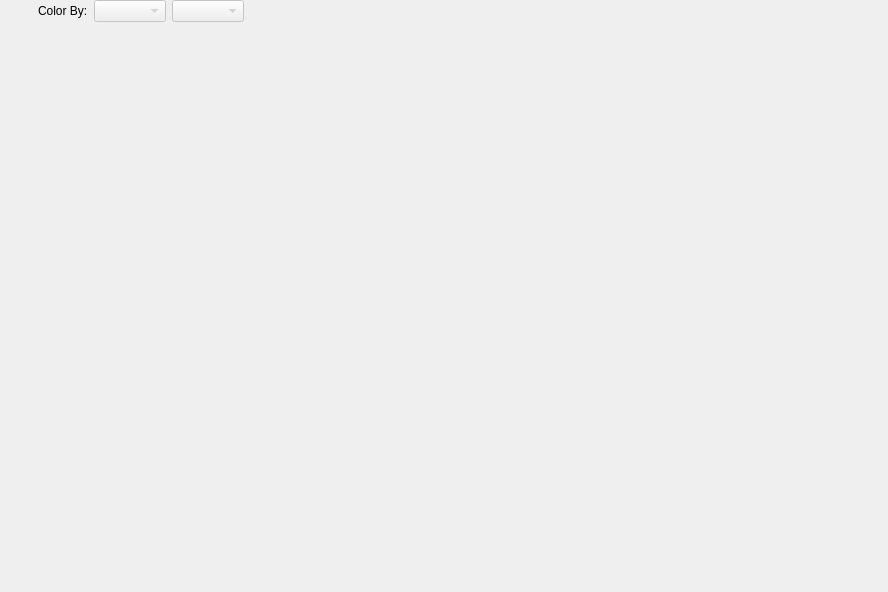
<?xml version="1.0" encoding="UTF-8"?>
<ui version="4.0">
 <class>VtkVisualizationWidget</class>
 <widget class="QWidget" name="VtkVisualizationWidget">
  <property name="geometry">
   <rect>
    <x>0</x>
    <y>0</y>
    <width>888</width>
    <height>592</height>
   </rect>
  </property>
  <property name="windowTitle">
   <string>Form</string>
  </property>
  <layout class="QGridLayout" name="gridLayout">
   <property name="leftMargin">
    <number>0</number>
   </property>
   <property name="topMargin">
    <number>0</number>
   </property>
   <property name="rightMargin">
    <number>0</number>
   </property>
   <property name="bottomMargin">
    <number>0</number>
   </property>
   <property name="horizontalSpacing">
    <number>0</number>
   </property>
   <property name="verticalSpacing">
    <number>6</number>
   </property>
   <item row="0" column="0">
    <widget class="QWidget" name="toolbarWidget" native="true">
     <property name="sizePolicy">
      <sizepolicy hsizetype="Preferred" vsizetype="Preferred">
       <horstretch>0</horstretch>
       <verstretch>0</verstretch>
      </sizepolicy>
     </property>
     <property name="minimumSize">
      <size>
       <width>0</width>
       <height>0</height>
      </size>
     </property>
     <property name="maximumSize">
      <size>
       <width>16777215</width>
       <height>64</height>
      </size>
     </property>
     <layout class="QHBoxLayout" name="horizontalLayout">
      <property name="spacing">
       <number>6</number>
      </property>
      <property name="leftMargin">
       <number>0</number>
      </property>
      <property name="topMargin">
       <number>0</number>
      </property>
      <property name="rightMargin">
       <number>0</number>
      </property>
      <property name="bottomMargin">
       <number>0</number>
      </property>
      <item>
       <widget class="QPushButton" name="editFiltersBtn">
        <property name="sizePolicy">
         <sizepolicy hsizetype="Expanding" vsizetype="Expanding">
          <horstretch>0</horstretch>
          <verstretch>0</verstretch>
         </sizepolicy>
        </property>
        <property name="maximumSize">
         <size>
          <width>32</width>
          <height>32</height>
         </size>
        </property>
        <property name="toolTip">
         <string>Edit VTK filter visibility</string>
        </property>
        <property name="text">
         <string/>
        </property>
        <property name="icon">
         <iconset resource="../../Resources/VtkSIMPL.qrc">
          <normaloff>:/icons/pqGear.png</normaloff>:/icons/pqGear.png</iconset>
        </property>
        <property name="iconSize">
         <size>
          <width>32</width>
          <height>32</height>
         </size>
        </property>
        <property name="checkable">
         <bool>false</bool>
        </property>
        <property name="flat">
         <bool>true</bool>
        </property>
       </widget>
      </item>
      <item>
       <widget class="QLabel" name="ScalarLabel">
        <property name="text">
         <string>Color By:</string>
        </property>
       </widget>
      </item>
      <item>
       <widget class="QComboBox" name="viewScalarComboBox">
        <property name="enabled">
         <bool>false</bool>
        </property>
       </widget>
      </item>
      <item>
       <widget class="QComboBox" name="viewScalarComponentComboBox">
        <property name="enabled">
         <bool>false</bool>
        </property>
       </widget>
      </item>
      <item>
       <spacer name="horizontalSpacer_4">
        <property name="orientation">
         <enum>Qt::Horizontal</enum>
        </property>
        <property name="sizeType">
         <enum>QSizePolicy::Fixed</enum>
        </property>
        <property name="sizeHint" stdset="0">
         <size>
          <width>12</width>
          <height>20</height>
         </size>
        </property>
       </spacer>
      </item>
      <item>
       <widget class="QPushButton" name="clipBtn">
        <property name="enabled">
         <bool>false</bool>
        </property>
        <property name="sizePolicy">
         <sizepolicy hsizetype="Expanding" vsizetype="Expanding">
          <horstretch>0</horstretch>
          <verstretch>0</verstretch>
         </sizepolicy>
        </property>
        <property name="maximumSize">
         <size>
          <width>32</width>
          <height>32</height>
         </size>
        </property>
        <property name="toolTip">
         <string>Add Clip Filter</string>
        </property>
        <property name="text">
         <string/>
        </property>
        <property name="icon">
         <iconset resource="../../Resources/VtkSIMPL.qrc">
          <normaloff>:/icons/pqClip.png</normaloff>:/icons/pqClip.png</iconset>
        </property>
        <property name="iconSize">
         <size>
          <width>32</width>
          <height>32</height>
         </size>
        </property>
        <property name="flat">
         <bool>true</bool>
        </property>
       </widget>
      </item>
      <item>
       <widget class="QPushButton" name="sliceBtn">
        <property name="enabled">
         <bool>false</bool>
        </property>
        <property name="sizePolicy">
         <sizepolicy hsizetype="Expanding" vsizetype="Expanding">
          <horstretch>0</horstretch>
          <verstretch>0</verstretch>
         </sizepolicy>
        </property>
        <property name="maximumSize">
         <size>
          <width>32</width>
          <height>32</height>
         </size>
        </property>
        <property name="toolTip">
         <string>Add Slice filter</string>
        </property>
        <property name="text">
         <string/>
        </property>
        <property name="icon">
         <iconset resource="../../Resources/VtkSIMPL.qrc">
          <normaloff>:/icons/pqSlice.png</normaloff>:/icons/pqSlice.png</iconset>
        </property>
        <property name="iconSize">
         <size>
          <width>32</width>
          <height>32</height>
         </size>
        </property>
        <property name="flat">
         <bool>true</bool>
        </property>
       </widget>
      </item>
      <item>
       <widget class="QPushButton" name="maskBtn">
        <property name="enabled">
         <bool>false</bool>
        </property>
        <property name="sizePolicy">
         <sizepolicy hsizetype="Expanding" vsizetype="Expanding">
          <horstretch>0</horstretch>
          <verstretch>0</verstretch>
         </sizepolicy>
        </property>
        <property name="maximumSize">
         <size>
          <width>32</width>
          <height>32</height>
         </size>
        </property>
        <property name="toolTip">
         <string>Add Mask Filter</string>
        </property>
        <property name="text">
         <string/>
        </property>
        <property name="icon">
         <iconset resource="../../Resources/VtkSIMPL.qrc">
          <normaloff>:/icons/pqThreshold.png</normaloff>:/icons/pqThreshold.png</iconset>
        </property>
        <property name="iconSize">
         <size>
          <width>32</width>
          <height>32</height>
         </size>
        </property>
        <property name="flat">
         <bool>true</bool>
        </property>
       </widget>
      </item>
      <item>
       <spacer name="horizontalSpacer_5">
        <property name="orientation">
         <enum>Qt::Horizontal</enum>
        </property>
        <property name="sizeType">
         <enum>QSizePolicy::MinimumExpanding</enum>
        </property>
        <property name="sizeHint" stdset="0">
         <size>
          <width>12</width>
          <height>20</height>
         </size>
        </property>
       </spacer>
      </item>
      <item>
       <widget class="QPushButton" name="showAxisBtn">
        <property name="sizePolicy">
         <sizepolicy hsizetype="Expanding" vsizetype="Expanding">
          <horstretch>0</horstretch>
          <verstretch>0</verstretch>
         </sizepolicy>
        </property>
        <property name="maximumSize">
         <size>
          <width>32</width>
          <height>32</height>
         </size>
        </property>
        <property name="toolTip">
         <string>Show Orientation Axes</string>
        </property>
        <property name="text">
         <string/>
        </property>
        <property name="icon">
         <iconset resource="../../Resources/VtkSIMPL.qrc">
          <normaloff>:/icons/pqShowAxis.png</normaloff>:/icons/pqShowAxis.png</iconset>
        </property>
        <property name="iconSize">
         <size>
          <width>32</width>
          <height>32</height>
         </size>
        </property>
        <property name="checkable">
         <bool>true</bool>
        </property>
        <property name="flat">
         <bool>true</bool>
        </property>
       </widget>
      </item>
      <item>
       <widget class="QPushButton" name="showCenterBtn">
        <property name="sizePolicy">
         <sizepolicy hsizetype="Expanding" vsizetype="Expanding">
          <horstretch>0</horstretch>
          <verstretch>0</verstretch>
         </sizepolicy>
        </property>
        <property name="maximumSize">
         <size>
          <width>32</width>
          <height>32</height>
         </size>
        </property>
        <property name="toolTip">
         <string>Show Center</string>
        </property>
        <property name="text">
         <string/>
        </property>
        <property name="icon">
         <iconset resource="../../Resources/VtkSIMPL.qrc">
          <normaloff>:/icons/pqShowCenter.png</normaloff>:/icons/pqShowCenter.png</iconset>
        </property>
        <property name="iconSize">
         <size>
          <width>32</width>
          <height>32</height>
         </size>
        </property>
        <property name="checkable">
         <bool>true</bool>
        </property>
        <property name="flat">
         <bool>true</bool>
        </property>
       </widget>
      </item>
      <item>
       <widget class="QPushButton" name="resetCenterBtn">
        <property name="enabled">
         <bool>false</bool>
        </property>
        <property name="sizePolicy">
         <sizepolicy hsizetype="Expanding" vsizetype="Expanding">
          <horstretch>0</horstretch>
          <verstretch>0</verstretch>
         </sizepolicy>
        </property>
        <property name="maximumSize">
         <size>
          <width>32</width>
          <height>32</height>
         </size>
        </property>
        <property name="toolTip">
         <string>Reset Center</string>
        </property>
        <property name="text">
         <string/>
        </property>
        <property name="icon">
         <iconset resource="../../Resources/VtkSIMPL.qrc">
          <normaloff>:/icons/pqResetCenter.png</normaloff>:/icons/pqResetCenter.png</iconset>
        </property>
        <property name="iconSize">
         <size>
          <width>32</width>
          <height>32</height>
         </size>
        </property>
        <property name="flat">
         <bool>true</bool>
        </property>
       </widget>
      </item>
      <item>
       <widget class="QPushButton" name="pickCenterBtn">
        <property name="enabled">
         <bool>false</bool>
        </property>
        <property name="sizePolicy">
         <sizepolicy hsizetype="Expanding" vsizetype="Expanding">
          <horstretch>0</horstretch>
          <verstretch>0</verstretch>
         </sizepolicy>
        </property>
        <property name="maximumSize">
         <size>
          <width>32</width>
          <height>32</height>
         </size>
        </property>
        <property name="toolTip">
         <string>Pick Center</string>
        </property>
        <property name="text">
         <string/>
        </property>
        <property name="icon">
         <iconset resource="../../Resources/VtkSIMPL.qrc">
          <normaloff>:/icons/pqPickCenter.png</normaloff>:/icons/pqPickCenter.png</iconset>
        </property>
        <property name="iconSize">
         <size>
          <width>32</width>
          <height>32</height>
         </size>
        </property>
        <property name="flat">
         <bool>true</bool>
        </property>
       </widget>
      </item>
      <item>
       <spacer name="horizontalSpacer_3">
        <property name="orientation">
         <enum>Qt::Horizontal</enum>
        </property>
        <property name="sizeType">
         <enum>QSizePolicy::MinimumExpanding</enum>
        </property>
        <property name="sizeHint" stdset="0">
         <size>
          <width>12</width>
          <height>20</height>
         </size>
        </property>
       </spacer>
      </item>
      <item>
       <widget class="QPushButton" name="camXPlusBtn">
        <property name="sizePolicy">
         <sizepolicy hsizetype="Expanding" vsizetype="Expanding">
          <horstretch>0</horstretch>
          <verstretch>0</verstretch>
         </sizepolicy>
        </property>
        <property name="maximumSize">
         <size>
          <width>32</width>
          <height>32</height>
         </size>
        </property>
        <property name="text">
         <string/>
        </property>
        <property name="icon">
         <iconset resource="../../Resources/VtkSIMPL.qrc">
          <normaloff>:/icons/pqXplus.png</normaloff>:/icons/pqXplus.png</iconset>
        </property>
        <property name="iconSize">
         <size>
          <width>32</width>
          <height>32</height>
         </size>
        </property>
        <property name="flat">
         <bool>true</bool>
        </property>
       </widget>
      </item>
      <item>
       <widget class="QPushButton" name="camXMinusBtn">
        <property name="sizePolicy">
         <sizepolicy hsizetype="Expanding" vsizetype="Expanding">
          <horstretch>0</horstretch>
          <verstretch>0</verstretch>
         </sizepolicy>
        </property>
        <property name="maximumSize">
         <size>
          <width>32</width>
          <height>32</height>
         </size>
        </property>
        <property name="text">
         <string/>
        </property>
        <property name="icon">
         <iconset resource="../../Resources/VtkSIMPL.qrc">
          <normaloff>:/icons/pqXminus.png</normaloff>:/icons/pqXminus.png</iconset>
        </property>
        <property name="iconSize">
         <size>
          <width>32</width>
          <height>32</height>
         </size>
        </property>
        <property name="flat">
         <bool>true</bool>
        </property>
       </widget>
      </item>
      <item>
       <widget class="QPushButton" name="camYPlusBtn">
        <property name="sizePolicy">
         <sizepolicy hsizetype="Expanding" vsizetype="Expanding">
          <horstretch>0</horstretch>
          <verstretch>0</verstretch>
         </sizepolicy>
        </property>
        <property name="maximumSize">
         <size>
          <width>32</width>
          <height>32</height>
         </size>
        </property>
        <property name="text">
         <string/>
        </property>
        <property name="icon">
         <iconset resource="../../Resources/VtkSIMPL.qrc">
          <normaloff>:/icons/pqYplus.png</normaloff>:/icons/pqYplus.png</iconset>
        </property>
        <property name="iconSize">
         <size>
          <width>32</width>
          <height>32</height>
         </size>
        </property>
        <property name="flat">
         <bool>true</bool>
        </property>
       </widget>
      </item>
      <item>
       <widget class="QPushButton" name="camYMinusBtn">
        <property name="sizePolicy">
         <sizepolicy hsizetype="Expanding" vsizetype="Expanding">
          <horstretch>0</horstretch>
          <verstretch>0</verstretch>
         </sizepolicy>
        </property>
        <property name="maximumSize">
         <size>
          <width>32</width>
          <height>32</height>
         </size>
        </property>
        <property name="text">
         <string/>
        </property>
        <property name="icon">
         <iconset resource="../../Resources/VtkSIMPL.qrc">
          <normaloff>:/icons/pqYminus.png</normaloff>:/icons/pqYminus.png</iconset>
        </property>
        <property name="iconSize">
         <size>
          <width>32</width>
          <height>32</height>
         </size>
        </property>
        <property name="flat">
         <bool>true</bool>
        </property>
       </widget>
      </item>
      <item>
       <widget class="QPushButton" name="camZPlusBtn">
        <property name="sizePolicy">
         <sizepolicy hsizetype="Expanding" vsizetype="Expanding">
          <horstretch>0</horstretch>
          <verstretch>0</verstretch>
         </sizepolicy>
        </property>
        <property name="maximumSize">
         <size>
          <width>32</width>
          <height>32</height>
         </size>
        </property>
        <property name="text">
         <string/>
        </property>
        <property name="icon">
         <iconset resource="../../Resources/VtkSIMPL.qrc">
          <normaloff>:/icons/pqZplus.png</normaloff>:/icons/pqZplus.png</iconset>
        </property>
        <property name="iconSize">
         <size>
          <width>32</width>
          <height>32</height>
         </size>
        </property>
        <property name="flat">
         <bool>true</bool>
        </property>
       </widget>
      </item>
      <item>
       <widget class="QPushButton" name="camZMinusBtn">
        <property name="sizePolicy">
         <sizepolicy hsizetype="Expanding" vsizetype="Expanding">
          <horstretch>0</horstretch>
          <verstretch>0</verstretch>
         </sizepolicy>
        </property>
        <property name="maximumSize">
         <size>
          <width>32</width>
          <height>32</height>
         </size>
        </property>
        <property name="text">
         <string/>
        </property>
        <property name="icon">
         <iconset resource="../../Resources/VtkSIMPL.qrc">
          <normaloff>:/icons/pqZminus.png</normaloff>:/icons/pqZminus.png</iconset>
        </property>
        <property name="iconSize">
         <size>
          <width>32</width>
          <height>32</height>
         </size>
        </property>
        <property name="flat">
         <bool>true</bool>
        </property>
       </widget>
      </item>
      <item>
       <widget class="QPushButton" name="saveAsBtn">
        <property name="sizePolicy">
         <sizepolicy hsizetype="Expanding" vsizetype="Expanding">
          <horstretch>0</horstretch>
          <verstretch>0</verstretch>
         </sizepolicy>
        </property>
        <property name="maximumSize">
         <size>
          <width>32</width>
          <height>32</height>
         </size>
        </property>
        <property name="text">
         <string/>
        </property>
        <property name="icon">
         <iconset resource="../../Resources/VtkSIMPL.qrc">
          <normaloff>:/icons/pqSaveToFolder.png</normaloff>:/icons/pqSaveToFolder.png</iconset>
        </property>
        <property name="iconSize">
         <size>
          <width>32</width>
          <height>32</height>
         </size>
        </property>
        <property name="flat">
         <bool>true</bool>
        </property>
       </widget>
      </item>
     </layout>
    </widget>
   </item>
   <item row="1" column="0">
    <widget class="QVTKOpenGLWidget" name="qvtkWidget" native="true">
     <property name="sizePolicy">
      <sizepolicy hsizetype="Expanding" vsizetype="Expanding">
       <horstretch>1</horstretch>
       <verstretch>1</verstretch>
      </sizepolicy>
     </property>
    </widget>
   </item>
  </layout>
 </widget>
 <customwidgets>
  <customwidget>
   <class>QVTKOpenGLWidget</class>
   <extends>QWidget</extends>
   <header>QVTKOpenGLWidget.h</header>
   <container>1</container>
  </customwidget>
 </customwidgets>
 <resources>
  <include location="../../../../../../SIMPL/Source/SVWidgetsLib/icons/images/Icons.qrc"/>
  <include location="../../Resources/VtkSIMPL.qrc"/>
 </resources>
 <connections/>
</ui>
